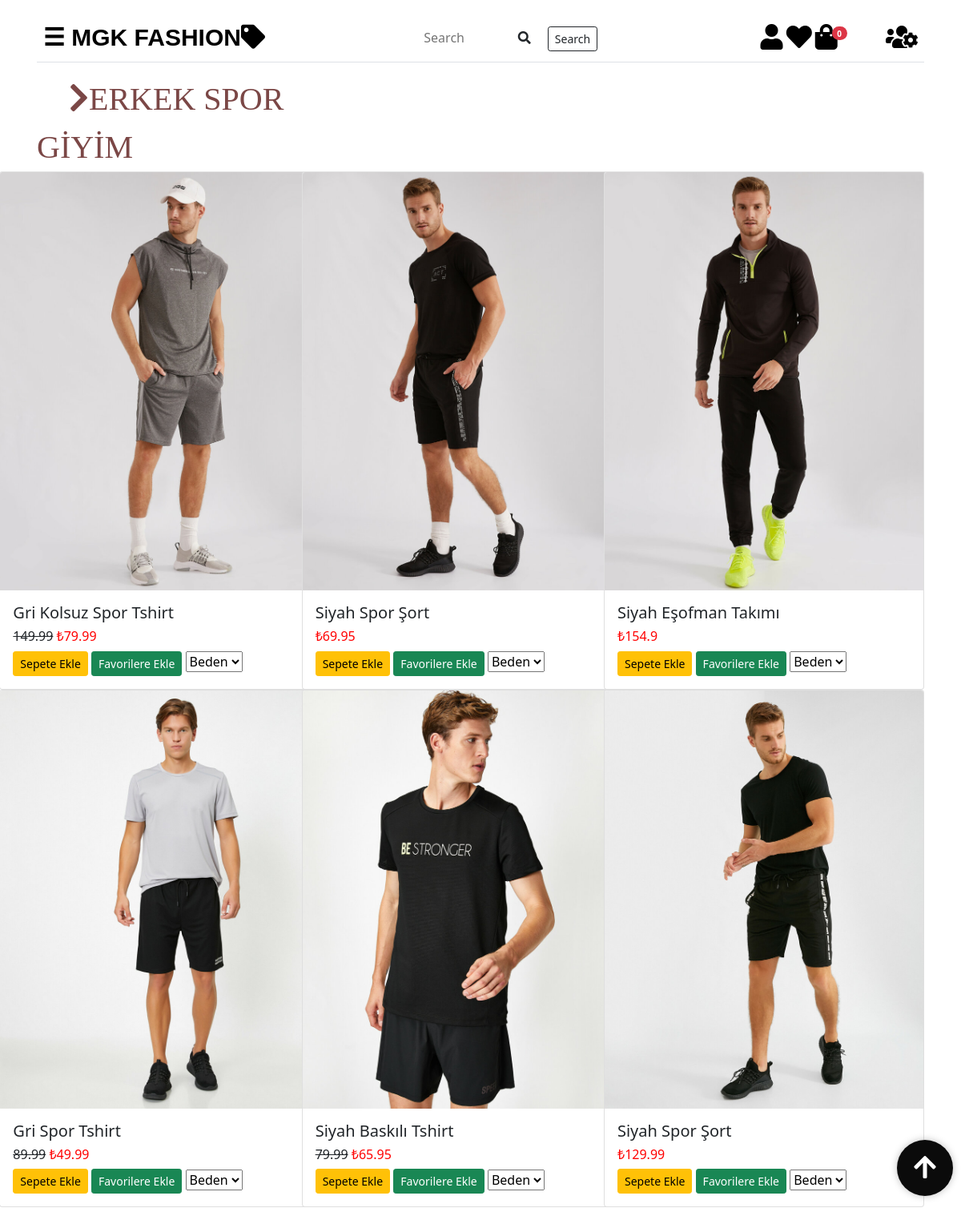
The app's page /giyimwebsitesi/erkekspor.php with its own data.
### tables this page shows
CREATE TABLE IF NOT EXISTS `tblurunler` (
  `id` int(4) NOT NULL AUTO_INCREMENT,
  `urun_foto` varchar(150) NOT NULL,
  `urun_adi` varchar(100) NOT NULL,
  `renk` varchar(30) NOT NULL,
  `eski_fiyat` float DEFAULT NULL,
  `fiyat` float NOT NULL,
  `kategoriID` int(4) NOT NULL,
  `cinsiyetID` int(2) NOT NULL,
  PRIMARY KEY (`id`),
  KEY `kategoriID` (`kategoriID`),
  KEY `cinsiyetID` (`cinsiyetID`)
);

### giyimwebsitesi/erkekspor.php (the view, shortened to what this page needs)
<!DOCTYPE html>
<html lang="tr">
<head>
  <link rel="stylesheet" type="text/css" href="CSS1/bootstrap.min.css">
  <link rel="stylesheet" href="CSS1/all.css">
  <link rel="stylesheet" type="text/css" href="CSS1/style.css">
  <link rel="stylesheet" type="text/css" href="CSS1/genelstyle.css">
  <link rel="stylesheet" type="text/css" href="CSS1/mainstyle.css">
</head>
<body>
  <?php include("baglantidb.php");
   ?>
  <?php $urun = $db->query("SELECT * from tblurunler Where cinsiyetID = '2' AND kategoriID = '5' ", PDO::FETCH_OBJ)->fetchAll()   ?>
<div id="main" class="container">
  <?php include("navbar.php"); ?>
      <div class="row">
      <div  class="col-md-4" id="yazi"><i class="fa fa-chevron-right"></i>ERKEK SPOR GİYİM</div>
      </div>
      <div class="row">
        <?php foreach ($urun as $urunler) { ?>
    <div class="col-md-4">
<div class="card" style="width: 25rem; float: right;">
  <img class="card-img-top" id="aw-zoom" src="<?php echo $urunler->urun_foto; ?>" alt="Card image cap">
  <div class="card-body">
    <h5 class="card-title"><?php echo $urunler->urun_adi; ?></h5>
    <h6><s><?php echo $urunler->eski_fiyat; ?></s> <span style="color: red;">₺<?php echo $urunler->fiyat; ?></span> </h6>
     <button urun_id="<?php echo $urunler->id; ?>" class="btn btn-warning btn-sm btn_sepeteEkle">Sepete Ekle</button>
    <?php $sorgu = $db->prepare("SELECT * FROM tblfavoriler WHERE musteriID=:id1 AND favori_urunID=:id2");
          $sorgu->execute(array(':id1'=>$_SESSION['kullanici']['id'],':id2'=>$urunler->id));
          if ($sorgu->rowCount()) {
            echo '<a href="favoriler.php?cikar='.$urunler->id.'" class="btn btn-danger btn-sm">Favorilerden Çıkar</a>';
          }else{
            echo '<a href="favoriler.php?id='.$urunler->id.'" class="btn btn-success btn-sm">Favorilere Ekle</a>';
          }
     ?>
     <select>
      <option selected>Beden</option>
    </select>
  </div>
</div>
  </div>
  <?php } ?>
    </div>
</div>
<button id="btnScrollToTop">
    <i class="fa fa-arrow-up fa-2x" style="color: white"></i>
  </button>
</body>
</html>

### giyimwebsitesi/CSS1/all.css (style rules this page uses)
.fa, .fas, .far, .fal, .fad, .fab { -moz-osx-font-smoothing: grayscale; -webkit-font-smoothing: antialiased; display: inline-block; font-style: normal; font-variant: normal; text-rendering: auto; line-height: 1; }
.fa-2x { font-size: 2em; }
.fa-arrow-up:before { content: "\f062"; }
.fa-chevron-right:before { content: "\f054"; }

### giyimwebsitesi/CSS1/genelstyle.css (style rules this page uses)
#yazi { font-size: bold; color:#7b4746 ; font-family: Agency FB; font-size: 40px; text-indent: 20px; }
#aw-zoom { position: relative; -webkit-transform: scale(1); -ms-transform: scale(1); -moz-transform: scale(1); transition: all .3s ease-in; -moz-transition: all .3s ease-in; -webkit-transition: all .3s ease-in; -ms-transition: all .3s ease-in; }
#btnScrollToTop { position: fixed; right: 10px; bottom: 30px; width: 70px; height: 70px; border-radius: 50%; background: #0b0b0b; box-shadow:0 0 10px rgba(0, 0, 0, 0.25); color: #ffffff; border: none; outline: none; cursor: pointer; }

### giyimwebsitesi/CSS1/mainstyle.css (style rules this page uses)
#yazi { font-size: bold; color:#7b4746 ; font-family: Agency FB; font-size: 40px; text-indent: 20px; }
#main { transition: margin-left .5s; padding: 16px; }
#btnScrollToTop { position: fixed; right: 10px; bottom: 30px; width: 70px; height: 70px; border-radius: 50%; background: #0b0b0b; box-shadow:0 0 10px rgba(0, 0, 0, 0.25); color: #ffffff; border: none; outline: none; cursor: pointer; }

### records on screen
tblurunler: urun_foto (picture), urun_adi "Gri Kolsuz Spor Tshirt", eski_fiyat "149.99", fiyat "79.99"
tblurunler: urun_foto (picture), urun_adi "Siyah Spor Şort", fiyat "69.95"
tblurunler: urun_foto (picture), urun_adi "Siyah Eşofman Takımı", fiyat "154.9"
tblurunler: urun_foto (picture), urun_adi "Gri Spor Tshirt", eski_fiyat "89.99", fiyat "49.99"
tblurunler: urun_foto (picture), urun_adi "Siyah Baskılı Tshirt", eski_fiyat "79.99", fiyat "65.95"
tblurunler: urun_foto (picture), urun_adi "Siyah Spor Şort", fiyat "129.99"

### other values on screen
$toplam_adet "0"
